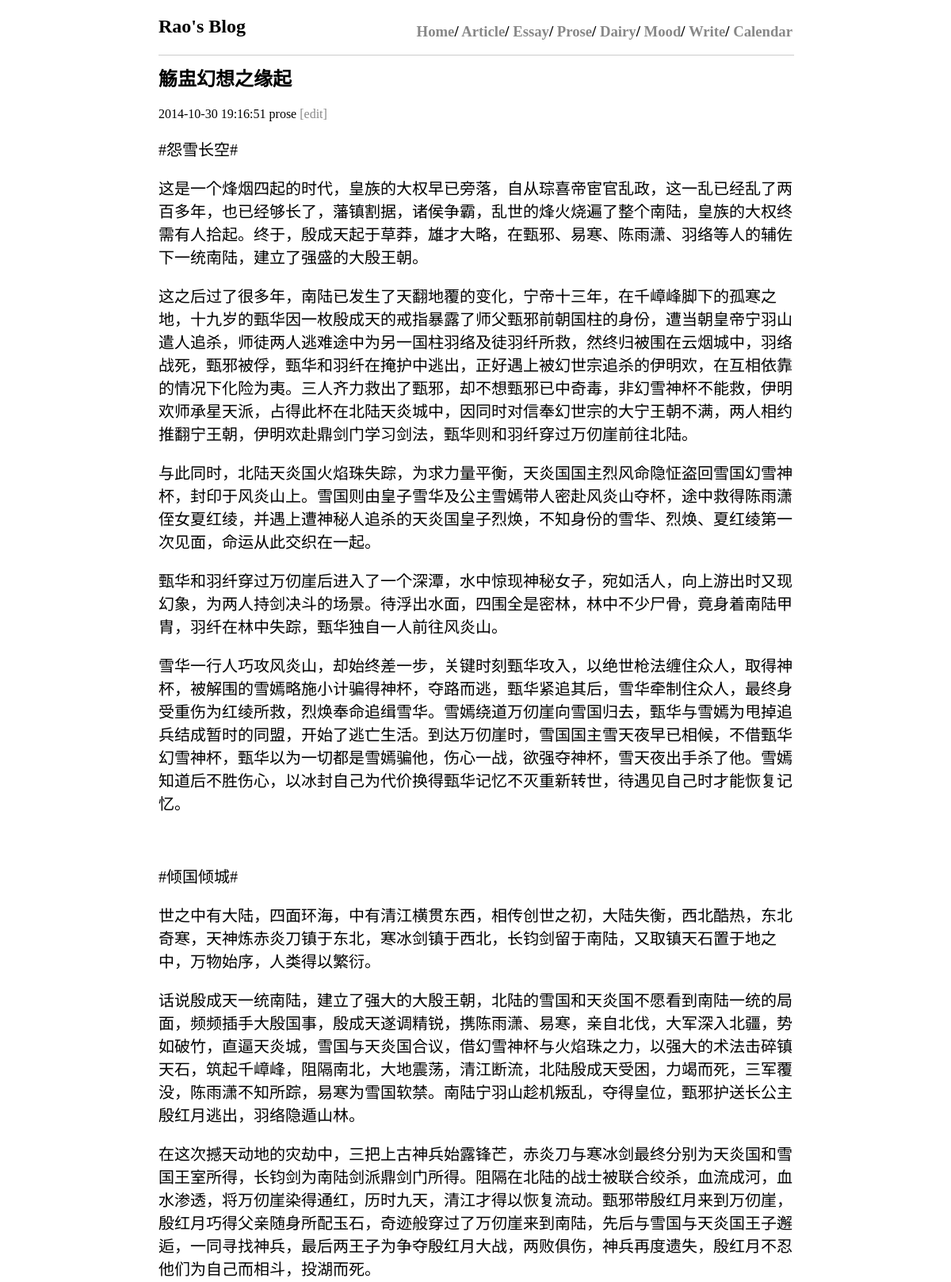
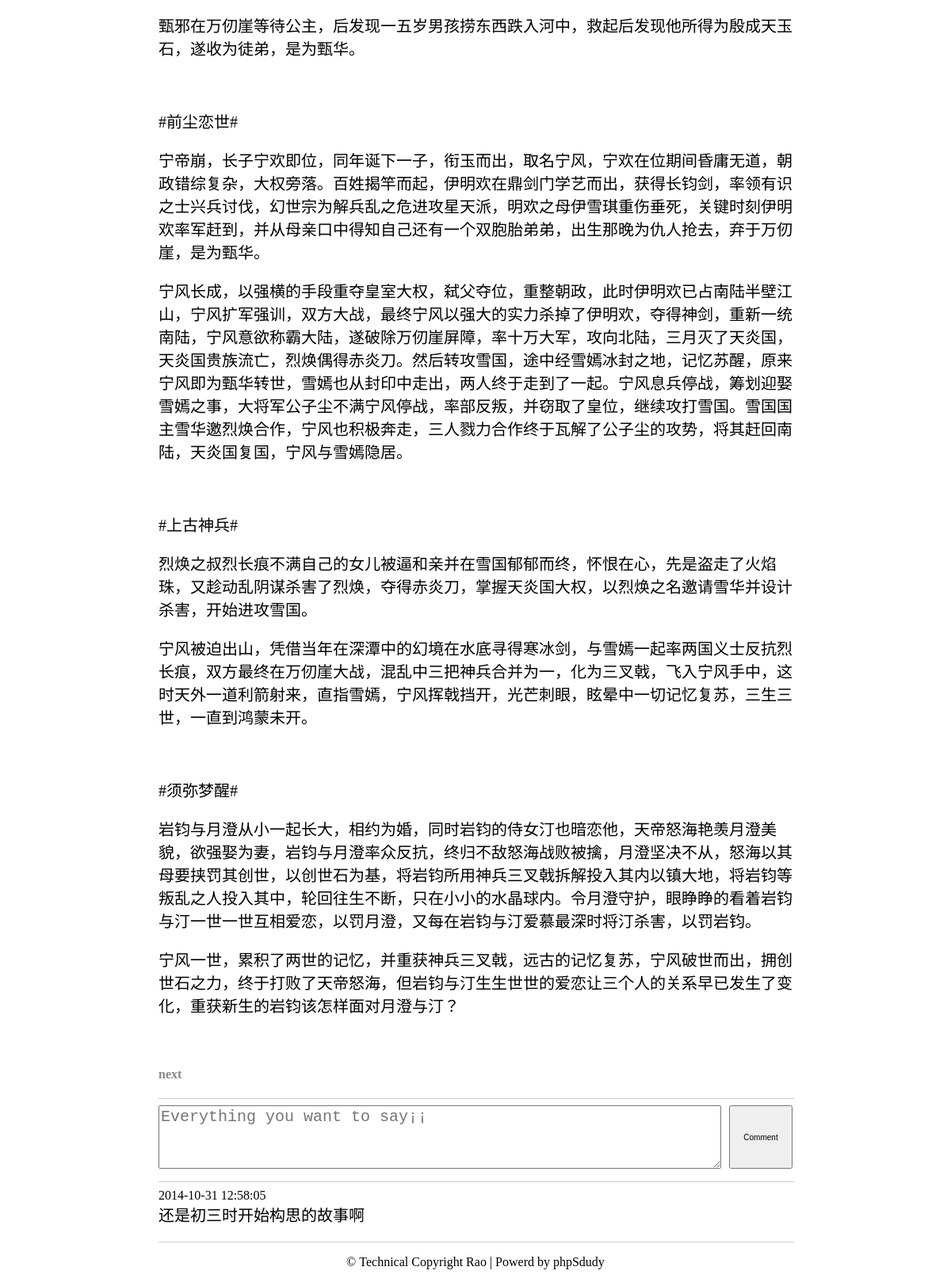
The app's page /single.php?post_id=24 with its own data (2 pictures, top to bottom).
### tables this page shows
CREATE TABLE `posts` (
  `post_ID` int(11) NOT NULL AUTO_INCREMENT,
  `post_title` text,
  `post_date` datetime DEFAULT NULL,
  `post_content` longtext,
  `post_tag` varchar(10) NOT NULL,
  PRIMARY KEY (`post_ID`)
);

CREATE TABLE `comments` (
  `comment_ID` int(11) NOT NULL AUTO_INCREMENT,
  `comment_post_ID` bigint(20) DEFAULT '0',
  `comment_date` datetime DEFAULT NULL,
  `comment_content` text,
  PRIMARY KEY (`comment_ID`)
);

### functions.php (called while the page is built, shortened)
<?php
function xconnect(){
	$db = mysql_connect('localhost','root','root');
	return $db;
}
function xrdsingle($post_id){
	$db=xconnect();
	$sql = "select * from posts where post_ID = '$post_id'";
	$re = mysql_query($sql,$db);
	return $re;
}
function xrdcomment($post_id){
	$db=xconnect();
	$sql = "select * from comments where comment_post_ID = '$post_id'";
	$re = mysql_query($sql,$db);
	return $re;
}
?>

### single.php (the view)
<?php
include "header.php";
include 'functions.php';
$re = xrdsingle($_GET['post_id']);
$row=mysql_fetch_row($re);
echo "<h2>" . $row[1] . "</h2>";
echo '<p>' . $row[2] . '&nbsp;' . $row[4] . '&nbsp;<a href="edit.php?post_id=' . $row[0] . '">[edit]</a></p>';
echo '<div class="content">' . $row[3] . '</div>';
echo "<h4><a href='single.php?post_id=" . ($row[0]-1) . "'>next</a></h4>";
echo '<hr width="100%" color=#cccccc noShade SIZE=1>';
include 'comments.php';
$re = xrdcomment($_GET['post_id']);
while($row=mysql_fetch_array($re)){
	echo '<hr width="100%" color=#cccccc noShade SIZE=1>';
    echo "<span>" . $row['comment_date'] . "</span>";
	echo "<p class = 'content'>" . $row['comment_content'] . "</p>";
}
include 'footer.php';
?>

### style.css (style rules this page uses)
a { color:#888888; text-decoration:none; }
.content { font-size:20px;margin:0 0 20px 0; }

### records on screen
posts: post_title "觞盅幻想之缘起", post_date "2014-10-30 19:16:51", post_tag "prose", post_content "#怨雪长空# 这是一个烽烟四起的时代，皇族的大权早已旁落，自从琮喜帝宦官乱政，这一乱已经乱了两百多年，也已经够长了，藩镇割据，诸侯争霸，乱世的烽火烧遍了整个南陆，皇族的大权终需有人拾起。终于，殷成天起于草莽，雄才大略，在甄邪、易寒、陈雨潇、羽络等人的辅佐下一统南陆，建立了强盛的大殷王朝。 这之后过了很多年，南陆已发生了天翻地覆的变化，宁帝十三年，在千嶂峰脚下的孤寒之地，十九岁的甄华因一枚殷成天的戒指暴露了师父甄邪前朝国柱的身份，遭当朝皇帝宁羽山遣人追杀，师徒两人逃难途中为另一国柱羽络及徒羽纤所救，然终归被围在云烟城中，羽络战死，甄邪被俘，甄华和羽纤在掩护中逃出，正好遇上被幻世宗追杀的伊明欢，在互相依靠的情况下化险为夷。三人齐力救出了甄邪，却不想甄邪已中奇毒，非幻雪神杯不能救，伊明欢师承星天派，占得此杯在北陆天炎城中，因同时对信奉幻世宗的大宁王朝不满，两人相约推翻宁王朝，伊明欢赴鼎剑门学习剑法，甄华则和羽纤穿过万仞崖前往北陆。 与此同时，北陆天炎国火焰珠失踪，为求力量平衡，天炎国国主烈风命隐怔盗回雪国幻雪神杯，封印于风炎山上。雪国则由皇子雪华及公主雪嫣带人密赴风炎山夺杯，途中救得陈雨潇侄女夏红绫，并遇上遭神秘人追杀的天炎国皇子烈焕，不知身份的雪华、烈焕、夏红绫第一次见面，命运从此交织在一起。 甄华和羽纤穿过万仞崖后进入了一个深潭，水中惊现神秘女子，宛如活人，向上游出时又现幻象，为两人持剑决斗的场景。待浮出水面，四围全是密林，林中不少尸骨，竟身着南陆甲胄，羽纤在林中失踪，甄华独自一人前往风炎山。…"
comments: comment_date "2014-10-31 12:58:05", comment_content "还是初三时开始构思的故事啊"
